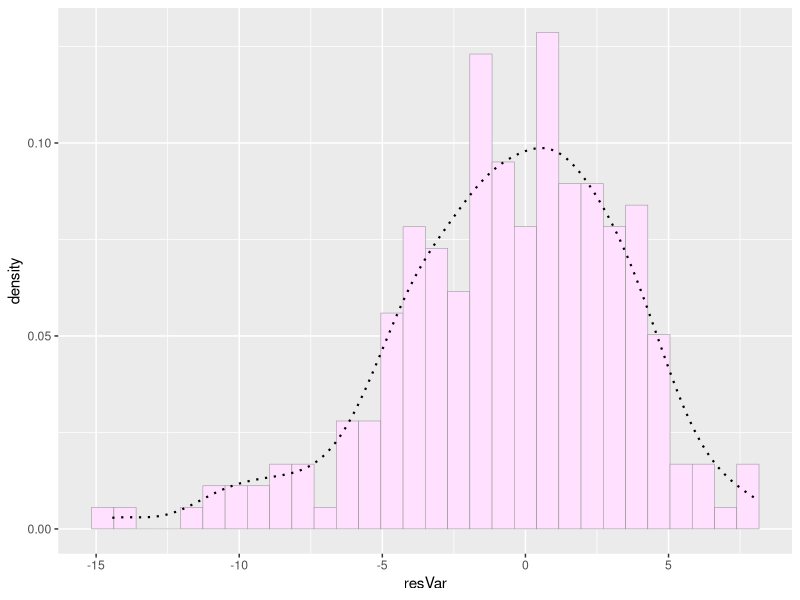
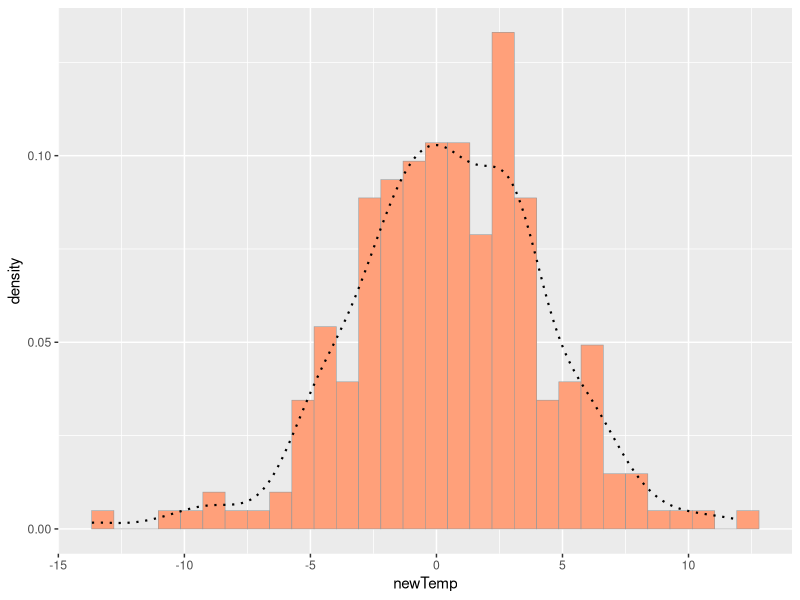
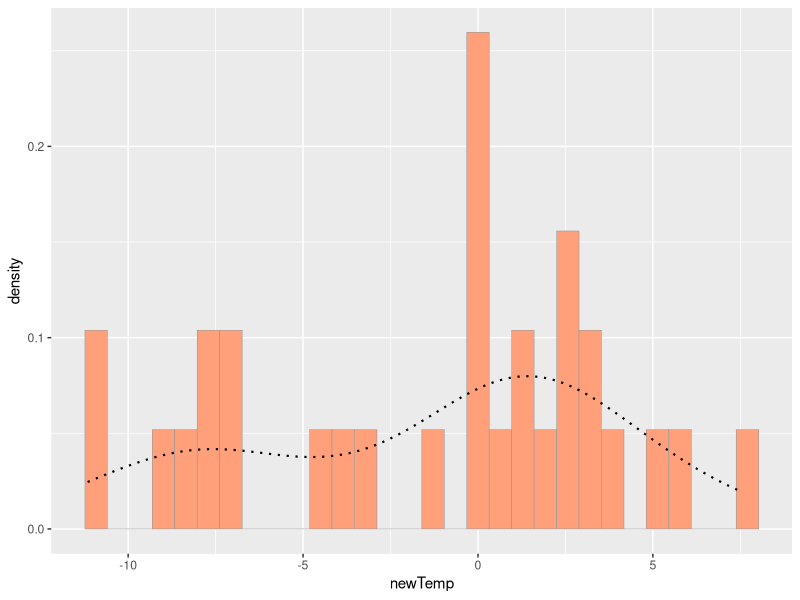
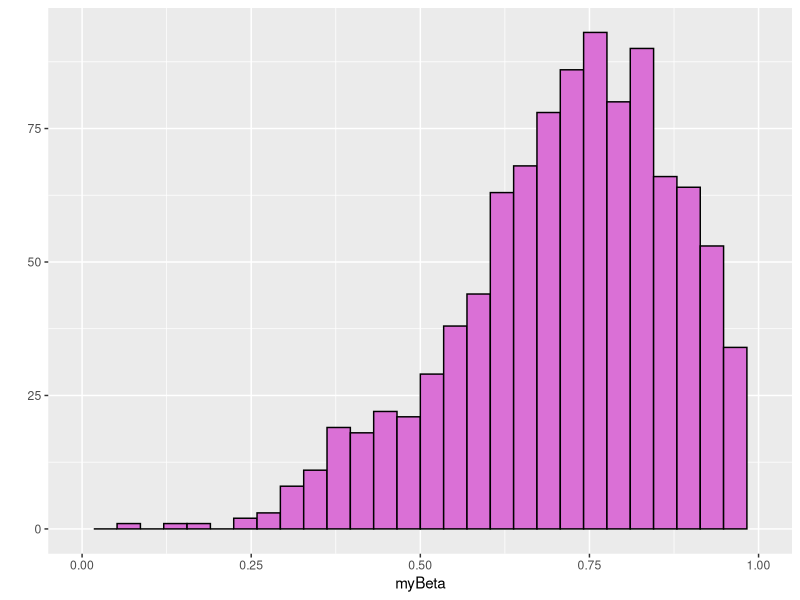

R code for these plots, in order:
## ---- chunk 1
knitr::opts_chunk$set(echo = TRUE)
library(tidyverse)
## ---- chunk 2
nGroup <- 3 # number of treatment groups
nName <- c("Summer","Winter", "Spring") # names of groups
nSize <- c(80,50,100) # number of observations in each group
nMean <- c(1,-5,0) # mean temp of each group, centered on modal temperature
nSD <- c(3,5,3) # standard deviation of each group
## ---- chunk 3
ID <- 1:(sum(nSize)) # id vector for each row
resVar <- c(rnorm(n=nSize[1],mean=nMean[1],sd=nSD[1]),
            rnorm(n=nSize[2],mean=nMean[2],sd=nSD[2]),
            rnorm(n=nSize[3],mean=nMean[3],sd=nSD[3]))
TGroup <- rep(nName,nSize)
ANOdata <- data.frame(ID,TGroup,resVar)
str(ANOdata)

## ---- chunk 4
ANOmodel <- aov(resVar~TGroup,data=ANOdata)
print(ANOmodel)
print(summary(ANOmodel))


# pool seasons to show left skew
ANOPlot <- ggplot(data=ANOmodel, aes(x=resVar, y=after_stat(density))) +
  geom_histogram(color="grey60",fill="thistle1",size=0.2) +  geom_density(linetype="dotted", linewidth=0.75)
print(ANOPlot)
## ---- chunk 5
# keep old treatment group sizes, names, and standard deviation, but change the means
newMean <- c(1,-1,1) # mean temp of each group, centered on modal temperature

newTemp <- c(rnorm(n=nSize[1],mean=newMean[1],sd=nSD[1]),
            rnorm(n=nSize[2],mean=newMean[2],sd=nSD[2]),
            rnorm(n=nSize[3],mean=newMean[3],sd=nSD[3]))
TGroup <- rep(nName,nSize)
newANOdata <- data.frame(ID,TGroup,newTemp)

newANOmodel <- aov(newTemp~TGroup,data=newANOdata)
print(summary(newANOmodel))

newANOPlot <- ggplot(data=newANOmodel, aes(x=newTemp, y=after_stat(density))) +
  geom_histogram(color="grey60",fill="lightsalmon",size=0.2) +  geom_density(linetype="dotted", linewidth=0.75)
print(newANOPlot)
## ---- chunk 6
# keep old treatment group names, means, and standard deviation, but change the sample sizes
newSize <- c(10,10,10) # number of observations in each group

newTemp <- c(rnorm(n=newSize[1],mean=nMean[1],sd=nSD[1]),
            rnorm(n=newSize[2],mean=nMean[2],sd=nSD[2]),
            rnorm(n=newSize[3],mean=nMean[3],sd=nSD[3]))
TGroup <- rep(nName,newSize)
ID <- 1:(sum(newSize)) # id vector for each row
newANOdata <- data.frame(ID,TGroup,newTemp)

newANOmodel <- aov(newTemp~TGroup,data=newANOdata)
print(summary(newANOmodel))

newANOPlot <- ggplot(data=newANOmodel, aes(x=newTemp, y=after_stat(density))) +
  geom_histogram(color="grey60",fill="lightsalmon",size=0.2) +  geom_density(linetype="dotted", linewidth=0.75)
print(newANOPlot)
## ---- chunk 7
myBeta <- rbeta(n=1000,shape1=5,shape2 = 2)
qplot(myBeta,xlim=c(0,1), color=I("black"),fill=I("orchid"))

